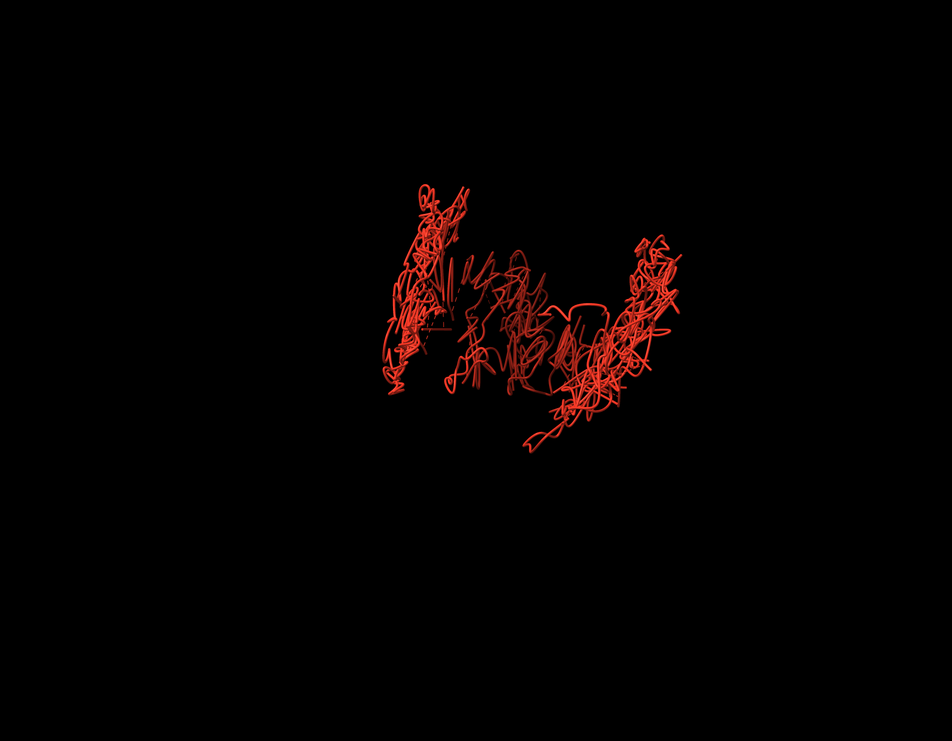
#> input picture chimera_files/misc/7kdx_B_layer10.png, 952 x 741 px, shrunk from 1800 x 1400 before the run
$ python make_chimera_image_strip.py
#> lines starting #> are read from the running program, lines starting #| are printed output that depends on the picture; after the words box and inside, x2 and y2 are one past the last pixel; in counts of white or black regions, pixels touching at a corner belong together
#!/usr/bin/env python3
"""
make_chimera_image_strip.py
===========================
Compose Chimera-rendered PNGs into a labeled horizontal strip.

Default input:
    PNG files next to this script

Default output:
    chimera_image_strip.png next to this script
"""

from __future__ import annotations

import argparse
import os
import re
from dataclasses import dataclass
from pathlib import Path

import numpy as np


SCRIPT_DIR = Path(__file__).resolve().parent
PROJECT_ROOT = SCRIPT_DIR.parent
DEFAULT_INPUT_DIR = SCRIPT_DIR
DEFAULT_OUTPUT = SCRIPT_DIR / "chimera_image_strip.png"

os.environ.setdefault("MPLCONFIGDIR", str(PROJECT_ROOT / ".mplconfig"))
os.environ.setdefault("XDG_CACHE_HOME", str(PROJECT_ROOT / ".cache"))

import matplotlib

matplotlib.use("Agg")
import matplotlib.image as mpimg
import matplotlib.pyplot as plt


@dataclass(frozen=True)
class StripImage:
    path: Path
    label: str
    sort_key: tuple[int, int, str]


def parse_args() -> argparse.Namespace:
    parser = argparse.ArgumentParser(
        description="Create a labeled strip plot from Chimera PNG exports."
    )
    parser.add_argument(
        "--input-dir",
        type=Path,
        default=DEFAULT_INPUT_DIR,
        help="Directory containing Chimera PNG files.",
    )
    parser.add_argument(
        "--output",
        type=Path,
        default=DEFAULT_OUTPUT,
        help="Output image path.",
    )
    parser.add_argument(
        "--files",
        nargs="+",
        type=Path,
        default=None,
        help=(
            "Optional explicit image paths. If omitted, all PNGs in --input-dir are used, "
            "excluding previous strip outputs."
        ),
    )
    parser.add_argument(
        "--labels",
        nargs="+",
        default=None,
        help="Optional labels matching --files order. Example: GT L10 L15 L22 L47",
    )
    parser.add_argument(
        "--side-label",
        default=None,
        help="Optional vertical label shown at the left of the strip.",
    )
    parser.add_argument(
        "--no-crop",
        action="store_true",
        help="Keep each PNG exactly as exported instead of trimming white margins.",
    )
    parser.add_argument(
        "--background",
        choices=("white", "original"),
        default="white",
        help="Use a white plot background by replacing near-black Chimera canvas pixels.",
    )
    parser.add_argument(
        "--crop-padding",
        type=int,
        default=30,
        help="Pixel padding retained around detected non-white content.",
    )
    parser.add_argument(
        "--dpi",
        type=int,
        default=250,
        help="DPI for the saved strip image.",
    )
    return parser.parse_args()


def infer_label(path: Path) -> str:
    stem = path.stem
    if stem.endswith("_final_pdb") or stem.endswith("_gt") or stem.endswith("_ground_truth"):
        return "GT"

    match = re.search(r"(?:^|_)layer[_-]?(\d+)(?:_|$)", stem, flags=re.IGNORECASE)
    if match:
        return f"L{int(match.group(1))}"

    return stem


def label_sort_key(label: str, path: Path) -> tuple[int, int, str]:
    if label == "GT":
        return (0, -1, path.name)

    match = re.fullmatch(r"L(\d+)", label)
    if match:
        return (1, int(match.group(1)), path.name)

    return (2, 0, path.name)


def infer_side_label(images: list[StripImage]) -> str | None:
    if not images:
        return None

    first_stem = images[0].path.stem
    for suffix in ("_final_pdb", "_gt", "_ground_truth"):
        if first_stem.endswith(suffix):
            return first_stem[: -len(suffix)]

    layer_match = re.search(r"(.+?)_layer[_-]?\d+$", first_stem, flags=re.IGNORECASE)
    if layer_match:
        return layer_match.group(1)

    return None


def resolve_file_path(path: Path) -> Path:
    if path.is_absolute():
        return path
    if path.exists():
        return path

    script_relative = SCRIPT_DIR / path
    if script_relative.exists():
        return script_relative

    return PROJECT_ROOT / path


def collect_images(input_dir: Path, files: list[Path] | None, labels: list[str] | None) -> list[StripImage]:
    if files is None:
        paths = [
            path
            for path in input_dir.glob("*.png")
            if "strip" not in path.stem.lower()
        ]
    else:
        paths = [resolve_file_path(path) for path in files]

    if not paths:
        raise FileNotFoundError(f"No PNG files found for strip plot in {input_dir}")

    if labels is not None and len(labels) != len(paths):
        raise ValueError(
            f"--labels count ({len(labels)}) must match image count ({len(paths)})"
        )

    images: list[StripImage] = []
    for index, path in enumerate(paths):
        if not path.exists():
            raise FileNotFoundError(f"Image not found: {path}")
        label = labels[index] if labels is not None else infer_label(path)
        images.append(StripImage(path=path, label=label, sort_key=label_sort_key(label, path)))

    if labels is None:
        images.sort(key=lambda image: image.sort_key)

    return images


def load_image(path: Path) -> np.ndarray:
    image = mpimg.imread(path)
#> image is the input picture: shape (741, 952, 3) float32; mean R, G, B 0.0174, 0.00407, 0.00276
    if image.ndim == 2:
        image = np.repeat(image[:, :, None], 3, axis=2)
    if image.shape[2] == 4:
        alpha = image[:, :, 3:4]
        image = image[:, :, :3] * alpha + (1.0 - alpha)
    return image[:, :, :3]


def normalize_background(image: np.ndarray, background: str) -> np.ndarray:
#> called with background = 'white'
    if background == "original":
        return image

    normalized = image.copy()
    black_background = np.all(normalized < 0.08, axis=2)
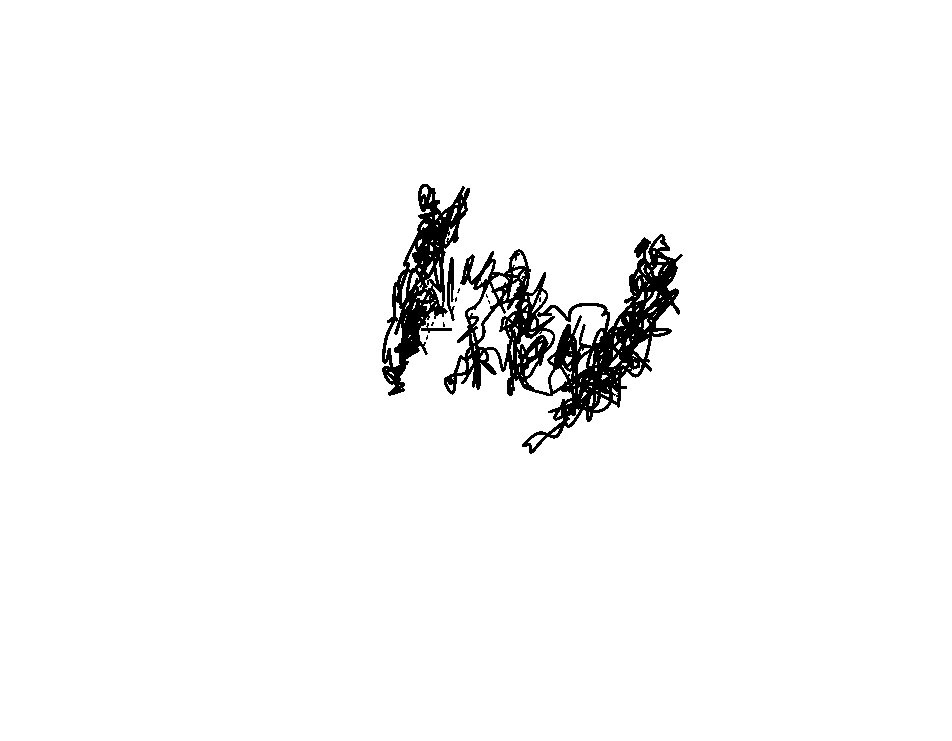
#> black_background: shape (741, 952) bool; 96.9% white; 10 black regions (7 under 20 px), largest, box (x1, y1, x2, y2) and area: (444, 234, 683, 454) 15371, (382, 184, 470, 396) 6245, (447, 257, 455, 321) 303
    normalized[black_background] = 1.0
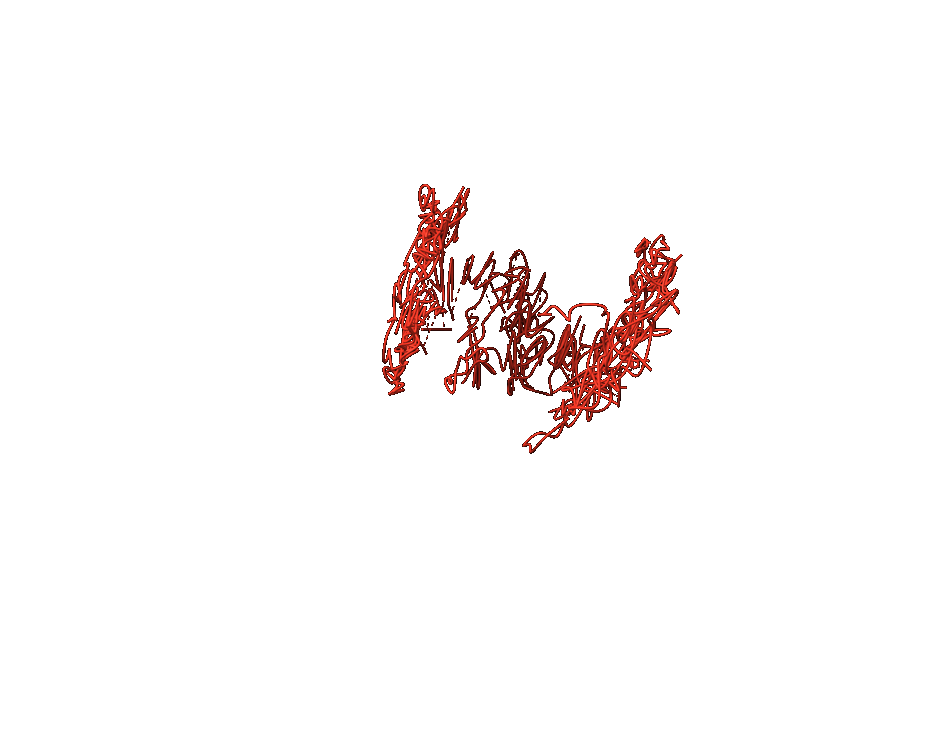
#> normalized: shape (741, 952, 3) float32; mean R, G, B 0.986, 0.973, 0.972
    return normalized


def crop_white_margin(image: np.ndarray, padding: int) -> np.ndarray:
#> called with padding = 30
    content_mask = np.any(image < 0.96, axis=2)
    if not np.any(content_mask):
        return image

    rows, cols = np.where(content_mask)
    top = max(int(rows.min()) - padding, 0)
#> top = 154
    bottom = min(int(rows.max()) + padding + 1, image.shape[0])
#> bottom = 484
    left = max(int(cols.min()) - padding, 0)
#> left = 352
    right = min(int(cols.max()) + padding + 1, image.shape[1])
#> right = 713
    return image[top:bottom, left:right]
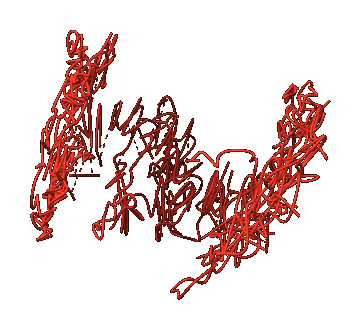
#> returned value: shape (330, 361, 3) float32; mean of channels 0, 1, 2 0.918, 0.839, 0.832; drawn as R, G, B


def make_strip(
    images: list[StripImage],
    output: Path,
    side_label: str | None,
    background: str,
    crop: bool,
    crop_padding: int,
    dpi: int,
) -> None:
    rendered = []
    for strip_image in images:
        image = load_image(strip_image.path)
        image = normalize_background(image, background=background)
        if crop:
            image = crop_white_margin(image, padding=crop_padding)
        rendered.append(image)
#> pass 2 of the loop in make_strip, `for strip_image in images:`:
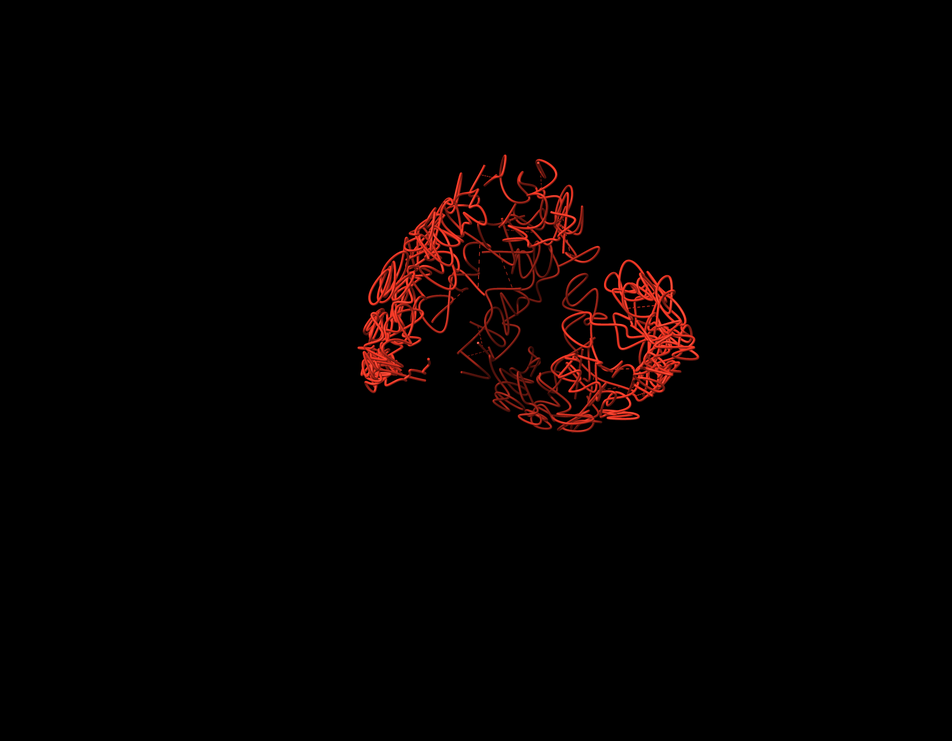
#> input picture chimera_files/misc/7kdx_B_layer15.png, 952 x 741 px, shrunk from 1800 x 1400 before the run
#> in load_image, image is the input picture: shape (741, 952, 3) float32; mean R, G, B 0.0215, 0.00502, 0.0034
#> in normalize_background (call 2), `black_background = np.all(normalized < 0.08, axis=2)`:
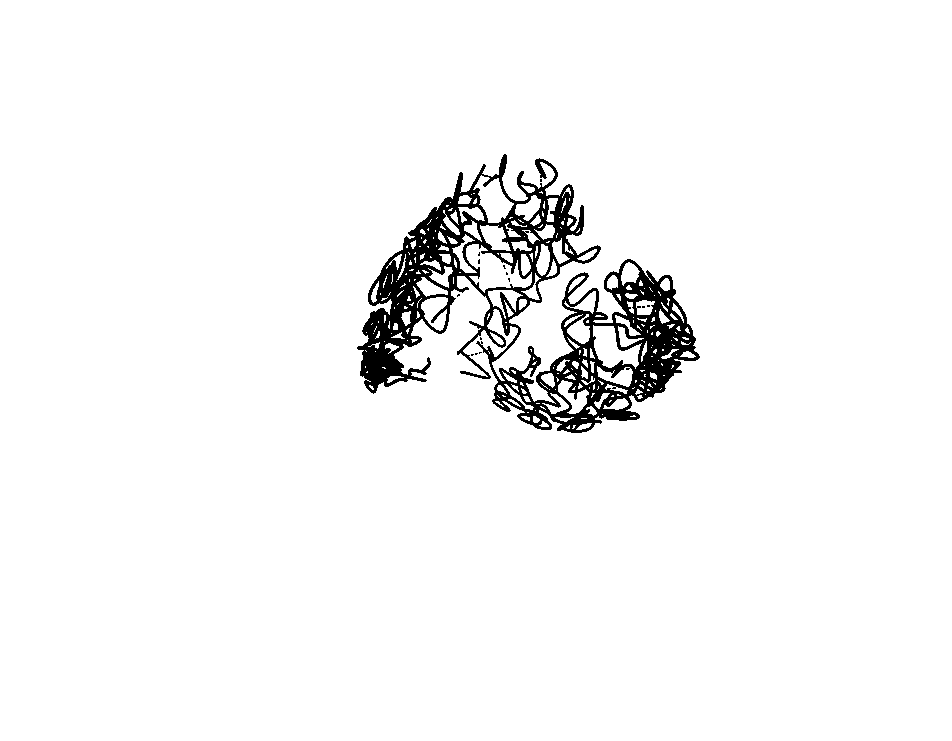
#> black_background: shape (741, 952) bool; 96.2% white; 14 black regions (13 under 20 px), largest, box (x1, y1, x2, y2) and area: (357, 154, 700, 433) 26983
#> top = 124
#> bottom = 463
#> left = 327
#> right = 730
#> in crop_white_margin (call 2), `return image[top:bottom, left:right]`:
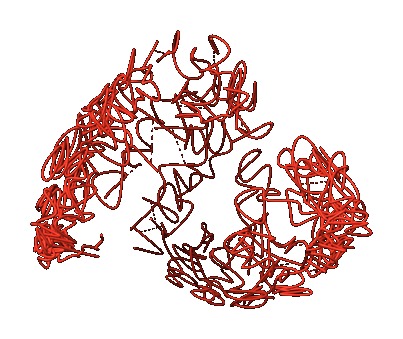
#> returned value: shape (339, 403, 3) float32; mean of channels 0, 1, 2 0.912, 0.828, 0.82; drawn as R, G, B
#> pass 3 of the loop in make_strip, `for strip_image in images:`:
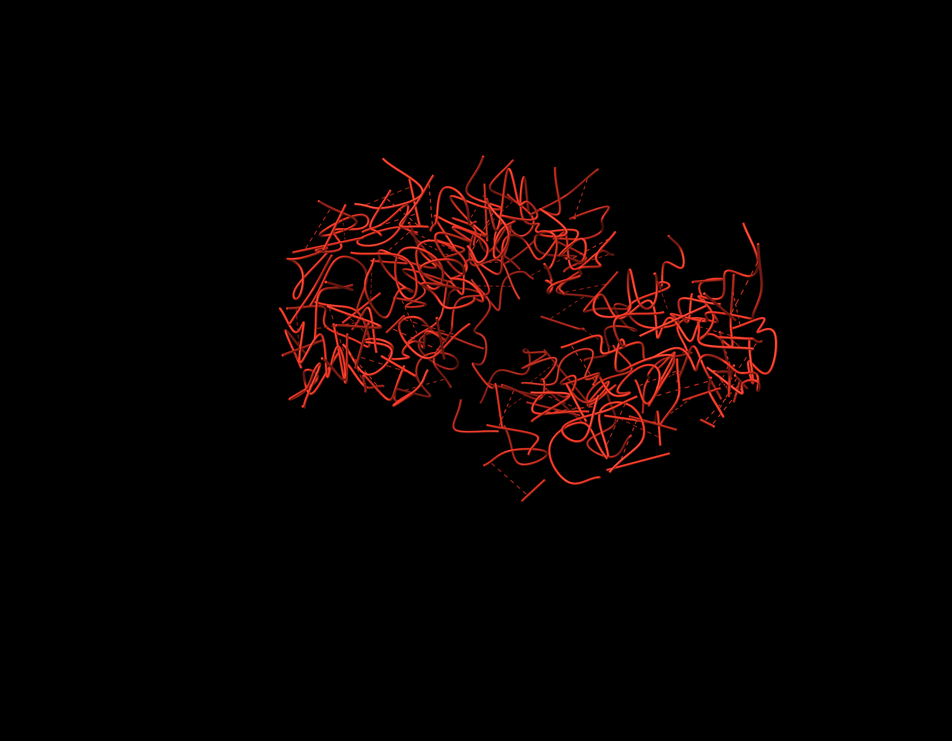
#> input picture chimera_files/misc/7kdx_B_layer22.png, 952 x 741 px, shrunk from 1800 x 1400 before the run
#> in load_image, image is the input picture: shape (741, 952, 3) float32; mean R, G, B 0.0311, 0.00733, 0.00498
#> in normalize_background (call 3), `black_background = np.all(normalized < 0.08, axis=2)`:
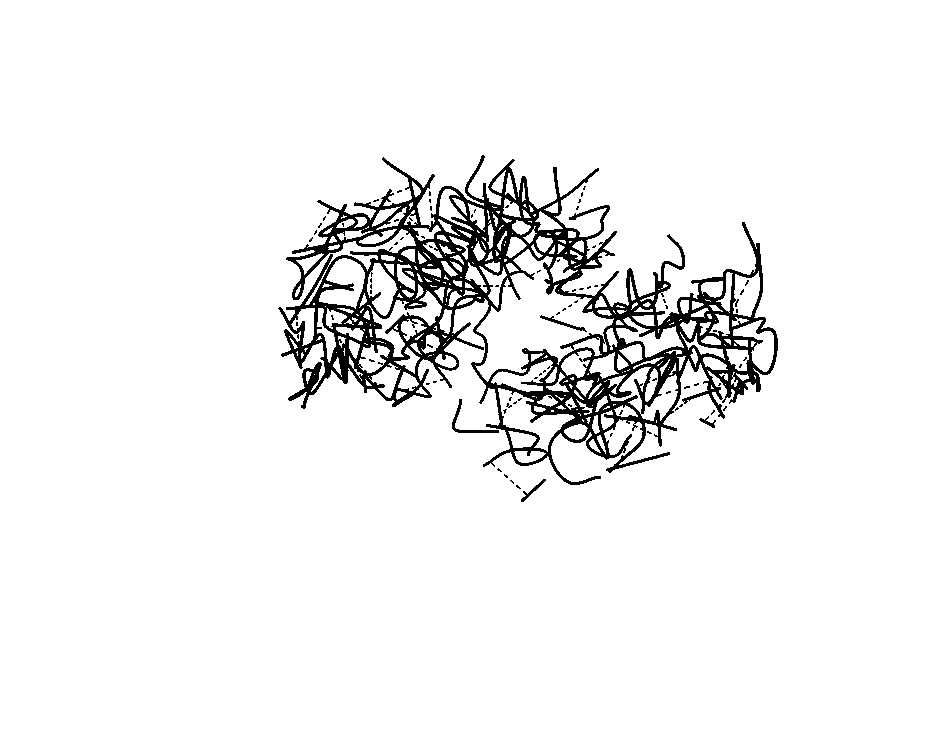
#> black_background: shape (741, 952) bool; 94.5% white; 83 black regions (78 under 20 px), largest, box (x1, y1, x2, y2) and area: (278, 155, 778, 485) 37622, (452, 399, 499, 433) 232, (540, 315, 587, 332) 148, (521, 479, 546, 502) 109, (699, 416, 716, 428) 69
#> top = 125
#> bottom = 532
#> left = 248
#> right = 808
#> in crop_white_margin (call 3), `return image[top:bottom, left:right]`:
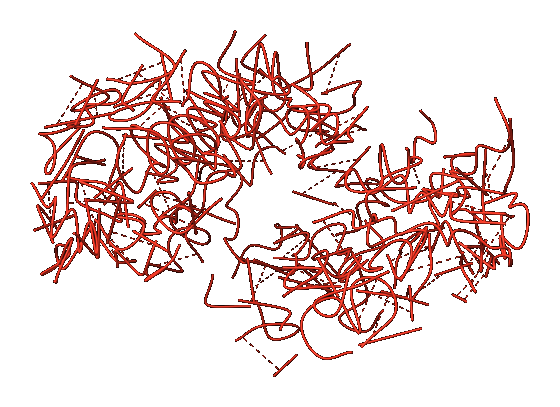
#> returned value: shape (407, 560, 3) float32; mean of channels 0, 1, 2 0.925, 0.852, 0.845; drawn as R, G, B

    n_images = len(rendered)
#> n_images = 3
    fig_width = max(2.3 * n_images, 6.0)
#> fig_width = 6.9
    fig_height = 1.9
    left_margin = 0.075 if side_label else 0.02

    fig, axes = plt.subplots(1, n_images, figsize=(fig_width, fig_height))
    if n_images == 1:
        axes = [axes]

    for ax, image, strip_image in zip(axes, rendered, images):
        ax.imshow(image)
        ax.set_axis_off()
        ax.text(
            0.5,
            -0.12,
            strip_image.label,
            transform=ax.transAxes,
            ha="center",
            va="top",
            fontsize=11,
        )
#> this loop made 3 passes

    if side_label:
        fig.text(
            0.022,
            0.56,
            side_label,
            rotation=90,
            ha="center",
            va="center",
            fontsize=11,
        )

    fig.subplots_adjust(
        left=left_margin,
        right=0.995,
        top=0.96,
        bottom=0.24,
        wspace=0.24,
    )
    output.parent.mkdir(parents=True, exist_ok=True)
    fig.savefig(output, dpi=dpi, bbox_inches="tight", pad_inches=0.02)
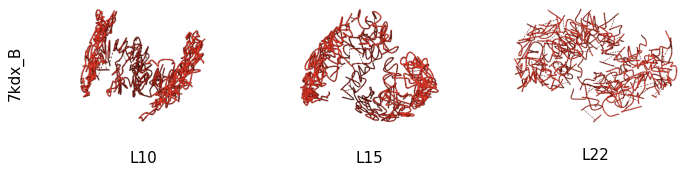
#> figure drawn by matplotlib, 3 panels
    plt.close(fig)


def main() -> None:
    args = parse_args()
    images = collect_images(args.input_dir, args.files, args.labels)
    side_label = args.side_label
    if side_label is None:
        side_label = infer_side_label(images)

    make_strip(
        images=images,
        output=args.output,
        side_label=side_label,
        background=args.background,
        crop=not args.no_crop,
        crop_padding=args.crop_padding,
        dpi=args.dpi,
    )
    print(f"Saved strip plot: {args.output}")


if __name__ == "__main__":
    main()
